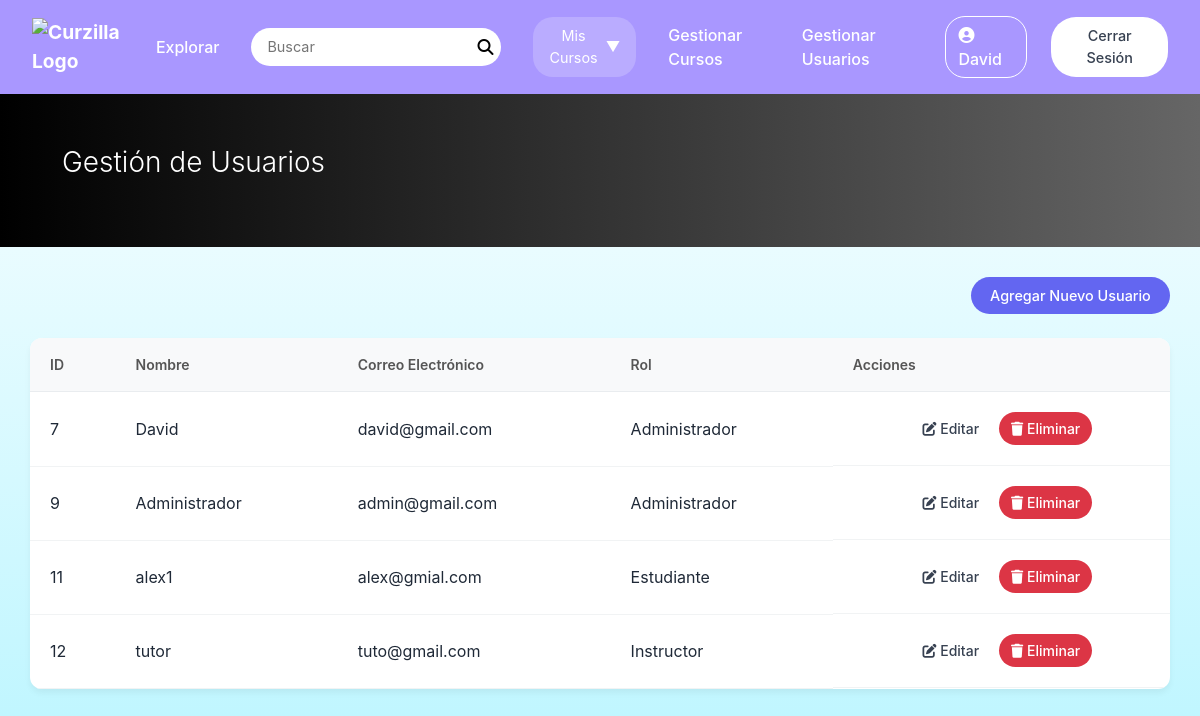
Screenshot of /views/admin/gestionUsuario.php (signed in) with the database file from the repository.
### tables this page shows
CREATE TABLE `usuarios` (
  `id_usuario` int(11) NOT NULL,
  `nombre_completo` varchar(100) NOT NULL,
  `correo` varchar(150) NOT NULL,
  `contrasena_hash` varchar(255) NOT NULL,
  `estado` enum('ACTIVO','INACTIVO') NOT NULL DEFAULT 'ACTIVO',
  `creado_en` datetime NOT NULL DEFAULT current_timestamp(),
  `actualizado_en` datetime NOT NULL DEFAULT current_timestamp()
);

CREATE TABLE `roles` (
  `id_rol` int(11) NOT NULL,
  `codigo` varchar(30) NOT NULL,
  `nombre` varchar(60) NOT NULL
);

### views/admin/gestionUsuario.php (the view, shortened to what this page needs)
<?php
$users = [];
try {
    $pdo = Database::getInstance();
    $stmt = $pdo->query("
        SELECT
            u.id_usuario,
            u.nombre_completo,
            u.correo,
            r.id_rol,
            r.nombre as rol_nombre
        FROM usuarios u
        JOIN usuarios_roles ur ON u.id_usuario = ur.id_usuario
        JOIN roles r ON ur.id_rol = r.id_rol
        ORDER BY u.id_usuario ASC
    ");
    $users = $stmt->fetchAll();
} catch (Exception $e) {
    echo "Error al cargar los usuarios: " . $e->getMessage();
}
include __DIR__ . '/../layouts/layout.php';
?>
<main>
    <header class="gc-header">
        <div class="gc-header-content">
            <h1>Gestión de Usuarios</h1>
        </div>
    </header>
    <section class="explore-section">
        <div class="gc-container">
            <div class="admin-actions" role="toolbar">
                <button type="button" class="btn btn-primary" onclick="abrirModalUsuario('crear')">Agregar Nuevo Usuario</button>
            </div>
            <div class="gc-table-container">
                <table>
                    <thead>
                        <tr>
                            <th scope="col">ID</th>
                            <th scope="col">Nombre</th>
                            <th scope="col">Correo Electrónico</th>
                            <th scope="col">Rol</th>
                            <th scope="col">Acciones</th>
                        </tr>
                    </thead>
                    <tbody>
                        <?php if (empty($users)): ?>
                            <tr>
                                <td colspan="5" style="text-align: center;">No se encontraron usuarios.</td>
                            </tr>
                        <?php else: ?>
                            <?php foreach ($users as $user): ?>
                            <tr>
                                <td><?php echo htmlspecialchars($user['id_usuario']); ?></td>
                                <td><?php echo htmlspecialchars($user['nombre_completo']); ?></td>
                                <td><?php echo htmlspecialchars($user['correo']); ?></td>
                                <td><?php echo htmlspecialchars(ucfirst($user['rol_nombre'])); ?></td>
                                <td class="action-buttons">
                                    <button class="btn btn-secondary btn-sm"
                                            onclick="abrirModalUsuario('editar', <?php echo $user['id_usuario']; ?>)">
                                        <i class="fas fa-edit"></i> Editar
                                    </button>
                                    <button class="btn btn-danger btn-sm"
                                            onclick="confirmarEliminar(<?php echo $user['id_usuario']; ?>, '<?php echo htmlspecialchars(addslashes($user['nombre_completo'])); ?>')">
                                        <i class="fas fa-trash"></i> Eliminar
                                    </button>
                                </td>
                            </tr>
                            <?php endforeach; ?>
                        <?php endif; ?>
                    </tbody>
                </table>
            </div>
        </div>
    </section>
</main>

### views/layouts/layout.php (shortened to what this page needs)
<!DOCTYPE html>
<html lang="es">
<head>
    <link href="https://cdn.jsdelivr.net/npm/bootstrap@5.3.3/dist/css/bootstrap.min.css" rel="stylesheet">
    <link rel="stylesheet" href="https://cdnjs.cloudflare.com/ajax/libs/font-awesome/6.5.0/css/all.min.css">
    <link rel="stylesheet" href="/portal_cursos/public/assets/css/curzilla.css?v=<?php echo time(); ?>">
    <link rel="stylesheet" href="/portal_cursos/public/assets/css/styles.css?v=<?php echo time(); ?>">
</head>
<body>
<header class="header">
    <div class="logo">
        <a href="/portal_cursos/public/index.php">
            <img src="https://hebbkx1anhila5yf.public.blob.vercel-storage.com/image-g55lksb0cwSrjGGG1q02lKfSWJACu1.png" alt="Curzilla Logo">
        </a>
    </div>
    <nav class="nav-container" id="nav-container">
        <div class="nav-center">
            <a href="/portal_cursos/views/courses/explorar.php" class="nav-link">Explorar</a>
            <form role="search" class="search-container">
                <input type="search" id="search" class="search-input" placeholder="Buscar">
                <button type="submit" class="search-btn" aria-label="Buscar"><i class="fa-solid fa-magnifying-glass"></i></button>
            </form>
            <div class="dropdown">
                <button class="dropdown-btn">
                    Mis Cursos <span aria-hidden="true">▼</span>
                </button>
            </div>
            <?php if (isset($_SESSION['user_rol'])): ?>
                <?php if ($_SESSION['user_rol'] === 'instructor'): ?>
                    <a href="/portal_cursos/views/courses/crearCurso.php" class="nav-link">Crear Curso</a>
                <?php elseif ($_SESSION['user_rol'] === 'administrador'): ?>
                    <a href="/portal_cursos/views/admin/gestionCursos.php" class="nav-link">Gestionar Cursos</a>
                    <a href="/portal_cursos/views/admin/gestionUsuario.php" class="nav-link">Gestionar Usuarios</a>
                <?php endif; ?>
            <?php endif; ?>
        </div>
        <div class="nav-right user-menu">
            <?php if (isset($_SESSION['user_id'])): ?>
                <span class="user-name"><i class="fa-solid fa-circle-user"></i><?php echo htmlspecialchars($_SESSION['user_nombre']); ?></span>
                <a href="/portal_cursos/public/auth_handler.php?action=logout" class="btn btn-secondary">Cerrar Sesión</a>
            <?php else: ?>
                <a href="/portal_cursos/views/auth/registro.php" class="btn btn-primary">Regístrate</a>
                <a href="/portal_cursos/views/auth/login.php" class="btn btn-secondary">Iniciar Sesión</a>
            <?php endif; ?>
        </div>
    </nav>
</header>
</html>

### public/assets/css/styles.css (style rules this page uses)
* { margin: 0; padding: 0; box-sizing: border-box; }
a { text-decoration: none; color: inherit; }
body { font-family: -apple-system, BlinkMacSystemFont, 'Segoe UI', Roboto, sans-serif; background: linear-gradient(180deg, #ffffff 0%, #b9f5ff 100%); min-height: 100vh; color: #1f2937; }
.header { display: flex; align-items: center; justify-content: space-between; padding: 1rem 2rem; background: #a997ff; position: relative; }
.logo { display: flex; align-items: center; gap: 0.5rem; font-size: 1.2rem; font-weight: bold; color: white; }
.logo img { height: 40px; width: auto; object-fit: contain; }
.nav-container { display: flex; align-items: center; gap: 2rem; }
.nav-center { display: flex; align-items: center; gap: 2rem; }
.nav-link { color: white; text-decoration: none; font-weight: 500; transition: opacity 0.3s; }
.search-container { position: relative; }
.search-input { padding: 0.5rem 2.5rem 0.5rem 1rem; border: none; border-radius: 25px; width: 250px; background: white; font-size: 0.9rem; }
.search-btn { position: absolute; right: 8px; top: 50%; transform: translateY(-50%); background: none; border: none; cursor: pointer; font-size: 1rem; }
.dropdown-btn { background: rgba(255,255,255,0.2); color: white; border: none; padding: 0.5rem 1rem; border-radius: 20px; cursor: pointer; display: flex; align-items: center; gap: 0.5rem; font-size: 0.9rem; }
.dropdown { position: relative; display: inline-block; }
.nav-right { display: flex; align-items: center; gap: 1.5rem; }
.btn { padding: 0.5rem 1.2rem; border: none; border-radius: 25px; cursor: pointer; font-weight: 500; font-size: 0.9rem; transition: all 0.3s; }
.btn-primary { background: #6366f1; color: white; }
.btn-secondary { background: white; color: #374151; }
.explore-section { margin-bottom: 2rem; }
.gc-header { background: linear-gradient(to right, #000000 0%, #666666 100%); color: white; padding: 20px 30px; position: relative; }
.gc-header-content { padding:2rem; max-width:1200px; margin:0 auto; }
.gc-header h1 { font-size: 28px; font-weight: 300; margin-bottom: 15px; }
.gc-container { padding: 30px; max-width: 1200px; margin: 0 auto; }
.gc-table-container { background: white; border-radius: 12px; box-shadow: 0 4px 6px rgba(0, 0, 0, 0.05); overflow: hidden; }
.gc-table-container table { width: 100%; border-collapse: collapse; }
.gc-table-container th { background-color: #f8f9fa; padding: 16px 20px; text-align: left; font-weight: 600; font-size: 14px; color: #555; border-bottom: 1px solid #e9ecef; }
.gc-table-container td { padding: 20px; border-bottom: 1px solid #f1f3f4; vertical-align: middle; }
.user-name { font-weight: 500; color: #ffffff; border: 1px solid #ffffff; padding: 6px 12px; border-radius: 20px; }
.user-name i { margin-right: 8px; color: #ffffff; }
.admin-actions { margin-bottom: 1.5rem; }
.action-buttons { display: flex; gap: 0.5rem; justify-content: center; }
.action-buttons .btn { padding: 0.375rem 0.75rem; font-size: 0.875rem; }
.admin-actions { margin-bottom: 1.5rem; text-align: right; }

### rows the page displays
usuarios: id_usuario "7", nombre_completo "David", correo "david@gmail.com", roles.nombre "Administrador"
usuarios: id_usuario "9", nombre_completo "Administrador", correo "admin@gmail.com", roles.nombre "Administrador"
usuarios: id_usuario "11", nombre_completo "alex1", correo "alex@gmial.com", roles.nombre "Estudiante"
usuarios: id_usuario "12", nombre_completo "tutor", correo "tuto@gmail.com", roles.nombre "Instructor"

### other values shown
$_SESSION['user_nombre'] "David"
